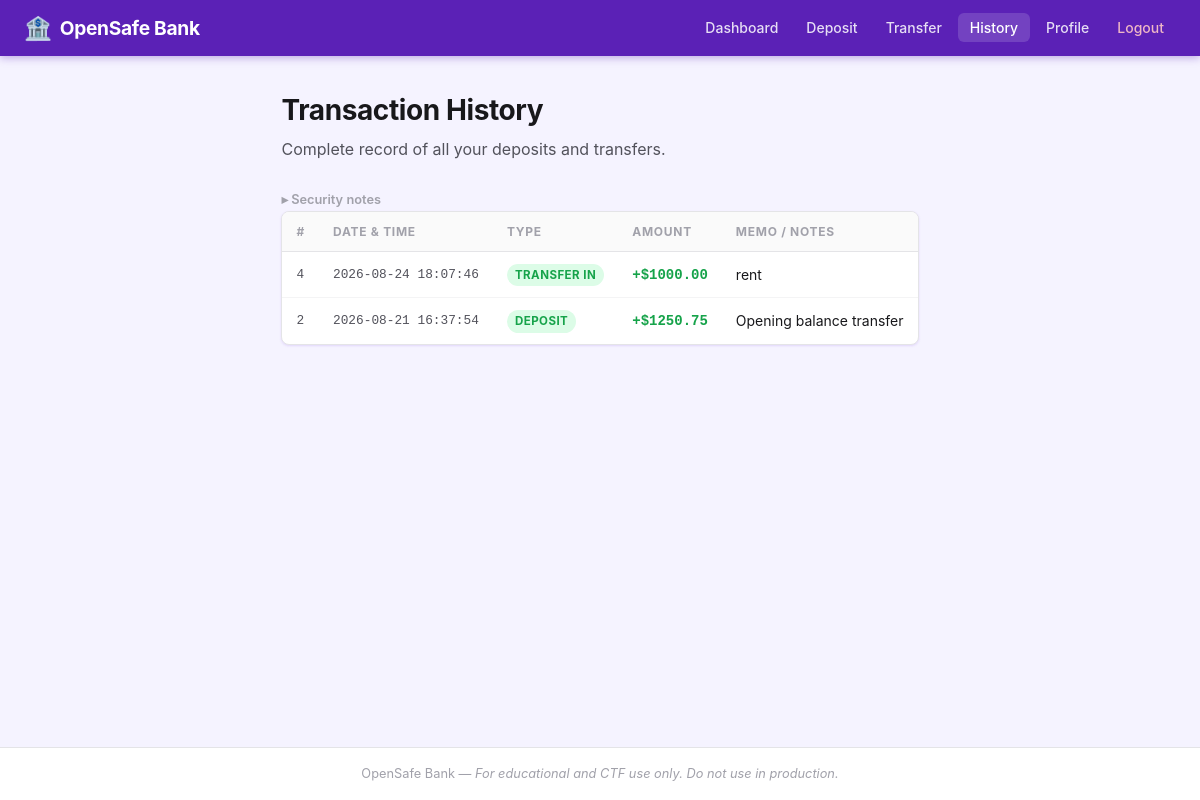
Screenshot of /transactions (signed in) with the database file from the repository.
### tables this page shows
CREATE TABLE transactions (
                id        INTEGER PRIMARY KEY AUTOINCREMENT,
                user_id   INTEGER NOT NULL,
                type      TEXT NOT NULL,
                amount    REAL NOT NULL,
                memo      TEXT,
                timestamp TEXT NOT NULL
            );

### app.py (the view)
@app.route('/transactions')
def transactions():
    if 'user_id' not in session:
        return redirect(url_for('login'))
    db   = get_db()
    rows = db.execute(
        "SELECT * FROM transactions WHERE user_id = ? ORDER BY timestamp DESC",
        (session['user_id'],)
    ).fetchall()
    return render_template('transactions.html', transactions=rows)

### app.py (called while the page is built)
@app.before_request
def _enforce_csrf():
    if request.method == 'POST':
        expected = session.get('csrf_token')
        submitted = request.form.get('csrf_token')
        if not expected or not submitted or not secrets.compare_digest(expected, submitted):
            abort(400, description='Invalid or missing CSRF token.')

def get_db():
    db = getattr(g, '_database', None)
    if db is None:
        db = g._database = sqlite3.connect(DATABASE)
        db.row_factory = sqlite3.Row
    return db

@app.teardown_appcontext
def close_connection(exception):
    db = getattr(g, '_database', None)
    if db is not None:
        db.close()

### templates/transactions.html (shortened to what this page needs)
{% extends "base.html" %}
{% block content %}
<div class="page-header">
  <h1>Transaction History</h1>
  <p class="page-subtitle">Complete record of all your deposits and transfers.</p>
</div>
<details class="details-toggle">
  <summary>Security notes</summary>
</details>
{% if transactions %}
<div class="table-wrapper">
  <table class="data-table">
    <thead>
      <tr>
        <th>#</th>
        <th>Date &amp; Time</th>
        <th>Type</th>
        <th>Amount</th>
        <th>Memo / Notes</th>
      </tr>
    </thead>
    <tbody>
      {% for txn in transactions %}
      <tr>
        <td class="td-mono">{{ txn['id'] }}</td>
        <td class="td-mono">{{ txn['timestamp'] }}</td>
        <td>
          <span class="badge badge--{{ 'green' if txn['type'] in ('deposit','transfer_in') else 'red' }}">
            {{ txn['type'].replace('_', ' ').title() }}
          </span>
        </td>
        <td class="td-amount {{ 'amount-pos' if txn['type'] in ('deposit','transfer_in') else 'amount-neg' }}">
          {{ '+' if txn['type'] in ('deposit','transfer_in') else '-' }}${{ "%.2f"|format(txn['amount']) }}
        </td>
        <td class="memo-cell">{{ txn['memo'] if txn['memo'] else '—' }}</td>
      </tr>
      {% endfor %}
    </tbody>
  </table>
</div>
{% else %}
<p class="empty-state">No transactions on record. <a href="{{ url_for('deposit') }}">Make your first deposit.</a></p>
{% endif %}
{% endblock %}

### static/style.css (style rules this page uses)
*, *::before, *::after { box-sizing: border-box; margin: 0; padding: 0; }
:root { --purple: #7c3aed; --purple-lt: #a78bfa; --purple-dk: #5b21b6; --purple-bg: #f5f3ff; --purple-bg2:#ede9fe; --green: #16a34a; --red: #dc2626; --yellow: #ca8a04; --gray-50: #fafafa; --gray-100:#f4f4f5; --gray-200:#e4e4e7; --gray-400:#a1a1aa; --gray-600:#52525b; --gray-800:#18181b; --white: #ffffff; --radius: 8px; --shadow: 0 1px 3px rgba(109,40,217,.08), 0 1px 2px rgba(109,40,217,.06); --shadow-md:0 4px 16px rgba(109,40,217,.12); }
body { font-family: -apple-system, BlinkMacSystemFont, 'Segoe UI', Roboto, sans-serif; background: var(--purple-bg); color: var(--gray-800); line-height: 1.6; min-height: 100vh; display: flex; flex-direction: column; }
.page-header { margin-bottom: 28px; }
.page-header h1 { font-size: 1.75rem; font-weight: 700; letter-spacing: -.4px; }
.page-subtitle { color: var(--gray-600); margin-top: 4px; }
.table-wrapper { background: var(--white); border: 1px solid var(--gray-200); border-radius: var(--radius); overflow: hidden; box-shadow: var(--shadow); }
.data-table { width: 100%; border-collapse: collapse; font-size: .875rem; }
.data-table th { background: var(--gray-50); padding: 10px 14px; text-align: left; font-size: .75rem; font-weight: 700; text-transform: uppercase; letter-spacing: .06em; color: var(--gray-400); border-bottom: 1px solid var(--gray-200); }
.data-table td { padding: 11px 14px; border-bottom: 1px solid var(--gray-100); vertical-align: middle; }
.data-table tr:last-child td { border-bottom: none; }
.td-mono { font-family: 'Courier New', monospace; font-size: .8rem; color: var(--gray-600); }
.td-amount { font-weight: 700; font-family: 'Courier New', monospace; }
.amount-pos { color: var(--green); }
.memo-cell { max-width: 280px; word-break: break-word; }
.badge { display: inline-block; padding: 2px 8px; border-radius: 99px; font-size: .72rem; font-weight: 700; text-transform: uppercase; letter-spacing: .04em; }
.badge--green { background: #dcfce7; color: var(--green); }
.details-toggle { margin-top: 20px; }
.details-toggle summary { cursor: pointer; font-size: .8rem; font-weight: 600; color: var(--gray-400); list-style: none; user-select: none; }
.details-toggle summary::before { content: '▸ '; }

### rows the page displays
transactions: id "4", timestamp "2026-08-24 18:07:46", type.replace "TRANSFER IN", type "+", amount "1000.00", memo "rent"
transactions: id "2", timestamp "2026-08-21 16:37:54", type.replace "DEPOSIT", type "+", amount "1250.75", memo "Opening balance transfer"
